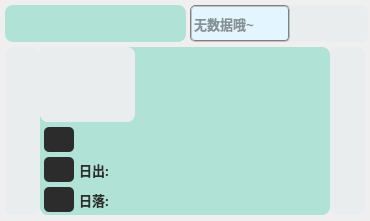
<?xml version="1.0" encoding="UTF-8"?>
<ui version="4.0">
 <class>MidWeather</class>
 <widget class="QWidget" name="MidWeather">
  <property name="geometry">
   <rect>
    <x>0</x>
    <y>0</y>
    <width>370</width>
    <height>221</height>
   </rect>
  </property>
  <property name="windowTitle">
   <string>Form</string>
  </property>
  <widget class="QPushButton" name="memoBtnRightSelect">
   <property name="geometry">
    <rect>
     <x>330</x>
     <y>47</y>
     <width>35</width>
     <height>168</height>
    </rect>
   </property>
   <property name="font">
    <font>
     <family>Microsoft JhengHei UI</family>
     <pointsize>36</pointsize>
     <weight>75</weight>
     <bold>true</bold>
    </font>
   </property>
   <property name="cursor">
    <cursorShape>PointingHandCursor</cursorShape>
   </property>
   <property name="styleSheet">
    <string notr="true">QPushButton{
	background-color: rgb(234, 237, 238);
	border:0px;
	border-top-left-radius:8px;
	border-top-right-radius:8px;
	border-bottom-left-radius:8px;
	border-bottom-right-radius:8px;
}

QPushButton:pressed{
	background-color:rgb(176,227,214);
}	</string>
   </property>
   <property name="text">
    <string/>
   </property>
   <property name="icon">
    <iconset resource="res.qrc">
     <normaloff>:/images/res/右箭头.png</normaloff>:/images/res/右箭头.png</iconset>
   </property>
   <property name="iconSize">
    <size>
     <width>42</width>
     <height>168</height>
    </size>
   </property>
  </widget>
  <widget class="QPushButton" name="memoBtnLeftSelect">
   <property name="geometry">
    <rect>
     <x>5</x>
     <y>47</y>
     <width>35</width>
     <height>168</height>
    </rect>
   </property>
   <property name="font">
    <font>
     <family>Microsoft JhengHei UI</family>
     <pointsize>36</pointsize>
     <weight>75</weight>
     <bold>true</bold>
    </font>
   </property>
   <property name="cursor">
    <cursorShape>PointingHandCursor</cursorShape>
   </property>
   <property name="styleSheet">
    <string notr="true">QPushButton{
	background-color: rgb(234, 237, 238);
	border:0px;
	border-top-left-radius:8px;
	border-top-right-radius:8px;
	border-bottom-left-radius:8px;
	border-bottom-right-radius:8px;
}

QPushButton:pressed{
	background-color:rgb(176,227,214);
}	</string>
   </property>
   <property name="text">
    <string/>
   </property>
   <property name="icon">
    <iconset resource="res.qrc">
     <normaloff>:/images/res/左箭头.png</normaloff>:/images/res/左箭头.png</iconset>
   </property>
   <property name="iconSize">
    <size>
     <width>42</width>
     <height>168</height>
    </size>
   </property>
  </widget>
  <widget class="QWidget" name="middleWidget" native="true">
   <property name="geometry">
    <rect>
     <x>40</x>
     <y>47</y>
     <width>290</width>
     <height>168</height>
    </rect>
   </property>
   <property name="styleSheet">
    <string notr="true">QWidget{
	background-color:rgb(176, 227, 214);
	border-radius:8px;
}</string>
   </property>
   <widget class="QLabel" name="memoWeatherTemp">
    <property name="geometry">
     <rect>
      <x>95</x>
      <y>5</y>
      <width>80</width>
      <height>70</height>
     </rect>
    </property>
    <property name="palette">
     <palette>
      <active>
       <colorrole role="Button">
        <brush brushstyle="SolidPattern">
         <color alpha="255">
          <red>176</red>
          <green>227</green>
          <blue>214</blue>
         </color>
        </brush>
       </colorrole>
       <colorrole role="Base">
        <brush brushstyle="SolidPattern">
         <color alpha="255">
          <red>176</red>
          <green>227</green>
          <blue>214</blue>
         </color>
        </brush>
       </colorrole>
       <colorrole role="Window">
        <brush brushstyle="SolidPattern">
         <color alpha="255">
          <red>176</red>
          <green>227</green>
          <blue>214</blue>
         </color>
        </brush>
       </colorrole>
      </active>
      <inactive>
       <colorrole role="Button">
        <brush brushstyle="SolidPattern">
         <color alpha="255">
          <red>176</red>
          <green>227</green>
          <blue>214</blue>
         </color>
        </brush>
       </colorrole>
       <colorrole role="Base">
        <brush brushstyle="SolidPattern">
         <color alpha="255">
          <red>176</red>
          <green>227</green>
          <blue>214</blue>
         </color>
        </brush>
       </colorrole>
       <colorrole role="Window">
        <brush brushstyle="SolidPattern">
         <color alpha="255">
          <red>176</red>
          <green>227</green>
          <blue>214</blue>
         </color>
        </brush>
       </colorrole>
      </inactive>
      <disabled>
       <colorrole role="Button">
        <brush brushstyle="SolidPattern">
         <color alpha="255">
          <red>176</red>
          <green>227</green>
          <blue>214</blue>
         </color>
        </brush>
       </colorrole>
       <colorrole role="Base">
        <brush brushstyle="SolidPattern">
         <color alpha="255">
          <red>176</red>
          <green>227</green>
          <blue>214</blue>
         </color>
        </brush>
       </colorrole>
       <colorrole role="Window">
        <brush brushstyle="SolidPattern">
         <color alpha="255">
          <red>176</red>
          <green>227</green>
          <blue>214</blue>
         </color>
        </brush>
       </colorrole>
      </disabled>
     </palette>
    </property>
    <property name="font">
     <font>
      <family>微软雅黑</family>
      <pointsize>22</pointsize>
      <weight>75</weight>
      <bold>true</bold>
     </font>
    </property>
    <property name="layoutDirection">
     <enum>Qt::LeftToRight</enum>
    </property>
    <property name="styleSheet">
     <string notr="true">Qlabel{
	color: rgb(44, 44, 44);
	border-radius:0px;
}</string>
    </property>
    <property name="text">
     <string/>
    </property>
    <property name="alignment">
     <set>Qt::AlignCenter</set>
    </property>
   </widget>
   <widget class="QWidget" name="Widget" native="true">
    <property name="geometry">
     <rect>
      <x>0</x>
      <y>0</y>
      <width>95</width>
      <height>75</height>
     </rect>
    </property>
    <property name="font">
     <font>
      <pointsize>8</pointsize>
     </font>
    </property>
    <property name="styleSheet">
     <string notr="true">QWidget{
	background-color:rgb(234,237,238);
	border-top-left-radius:0px;
	border-top-right-radius:8px;
	border-bottom-left-radius:8px;
	border-bottom-right-radius:8px;
}</string>
    </property>
    <widget class="QLabel" name="memoWeatherImage">
     <property name="geometry">
      <rect>
       <x>5</x>
       <y>5</y>
       <width>85</width>
       <height>65</height>
      </rect>
     </property>
     <property name="styleSheet">
      <string notr="true"/>
     </property>
     <property name="text">
      <string/>
     </property>
     <property name="pixmap">
      <pixmap resource="res.qrc">:/images/res/weather/day/中雪.gif</pixmap>
     </property>
     <property name="scaledContents">
      <bool>true</bool>
     </property>
    </widget>
   </widget>
   <widget class="QLabel" name="memoTempRangeImage">
    <property name="geometry">
     <rect>
      <x>173</x>
      <y>80</y>
      <width>25</width>
      <height>25</height>
     </rect>
    </property>
    <property name="text">
     <string/>
    </property>
    <property name="pixmap">
     <pixmap resource="res.qrc">:/images/res/温度.png</pixmap>
    </property>
    <property name="scaledContents">
     <bool>true</bool>
    </property>
   </widget>
   <widget class="QLabel" name="memoSunRiseTime">
    <property name="geometry">
     <rect>
      <x>39</x>
      <y>110</y>
      <width>90</width>
      <height>25</height>
     </rect>
    </property>
    <property name="font">
     <font>
      <family>微软雅黑</family>
      <pointsize>10</pointsize>
      <weight>75</weight>
      <italic>false</italic>
      <bold>true</bold>
     </font>
    </property>
    <property name="styleSheet">
     <string notr="true">color: rgb(44, 44, 44);</string>
    </property>
    <property name="text">
     <string>日出: </string>
    </property>
   </widget>
   <widget class="QLabel" name="memoSunSetImage">
    <property name="geometry">
     <rect>
      <x>4</x>
      <y>140</y>
      <width>30</width>
      <height>25</height>
     </rect>
    </property>
    <property name="styleSheet">
     <string notr="true">background-color: rgb(44,44,44);
border-radius:5px;</string>
    </property>
    <property name="text">
     <string/>
    </property>
    <property name="pixmap">
     <pixmap resource="res.qrc">:/images/res/日落.png</pixmap>
    </property>
    <property name="scaledContents">
     <bool>true</bool>
    </property>
    <property name="wordWrap">
     <bool>false</bool>
    </property>
   </widget>
   <widget class="QLabel" name="memoWeatherType">
    <property name="geometry">
     <rect>
      <x>39</x>
      <y>80</y>
      <width>133</width>
      <height>25</height>
     </rect>
    </property>
    <property name="font">
     <font>
      <family>微软雅黑</family>
      <pointsize>10</pointsize>
      <weight>75</weight>
      <italic>false</italic>
      <bold>true</bold>
     </font>
    </property>
    <property name="contextMenuPolicy">
     <enum>Qt::DefaultContextMenu</enum>
    </property>
    <property name="styleSheet">
     <string notr="true">color: rgb(44, 44, 44);</string>
    </property>
    <property name="text">
     <string/>
    </property>
    <property name="textFormat">
     <enum>Qt::AutoText</enum>
    </property>
    <property name="alignment">
     <set>Qt::AlignLeading|Qt::AlignLeft|Qt::AlignVCenter</set>
    </property>
   </widget>
   <widget class="QLabel" name="memoTempRange">
    <property name="geometry">
     <rect>
      <x>198</x>
      <y>80</y>
      <width>90</width>
      <height>25</height>
     </rect>
    </property>
    <property name="font">
     <font>
      <family>微软雅黑</family>
      <pointsize>10</pointsize>
      <weight>75</weight>
      <italic>false</italic>
      <bold>true</bold>
     </font>
    </property>
    <property name="styleSheet">
     <string notr="true">border-radius:0px;
</string>
    </property>
    <property name="text">
     <string/>
    </property>
    <property name="textFormat">
     <enum>Qt::AutoText</enum>
    </property>
    <property name="alignment">
     <set>Qt::AlignCenter</set>
    </property>
   </widget>
   <widget class="QLabel" name="memoSunRiseImage">
    <property name="geometry">
     <rect>
      <x>4</x>
      <y>110</y>
      <width>30</width>
      <height>25</height>
     </rect>
    </property>
    <property name="styleSheet">
     <string notr="true">background-color: rgb(44,44,44);
border-radius:5px;</string>
    </property>
    <property name="text">
     <string/>
    </property>
    <property name="pixmap">
     <pixmap resource="res.qrc">:/images/res/日出.png</pixmap>
    </property>
    <property name="scaledContents">
     <bool>true</bool>
    </property>
    <property name="wordWrap">
     <bool>false</bool>
    </property>
   </widget>
   <widget class="QLabel" name="memoSunSetTime">
    <property name="geometry">
     <rect>
      <x>39</x>
      <y>140</y>
      <width>90</width>
      <height>25</height>
     </rect>
    </property>
    <property name="font">
     <font>
      <family>微软雅黑</family>
      <pointsize>10</pointsize>
      <weight>75</weight>
      <italic>false</italic>
      <bold>true</bold>
     </font>
    </property>
    <property name="styleSheet">
     <string notr="true">color: rgb(44, 44, 44);</string>
    </property>
    <property name="text">
     <string>日落: </string>
    </property>
   </widget>
   <widget class="QLabel" name="memoWeatherTypeImage">
    <property name="geometry">
     <rect>
      <x>4</x>
      <y>80</y>
      <width>30</width>
      <height>25</height>
     </rect>
    </property>
    <property name="font">
     <font>
      <family>微软雅黑</family>
      <pointsize>10</pointsize>
      <weight>75</weight>
      <italic>false</italic>
      <bold>true</bold>
     </font>
    </property>
    <property name="styleSheet">
     <string notr="true">background-color: rgb(44,44,44);
border-radius:5px;</string>
    </property>
    <property name="text">
     <string/>
    </property>
    <property name="textFormat">
     <enum>Qt::AutoText</enum>
    </property>
    <property name="pixmap">
     <pixmap resource="res.qrc">:/images/res/天气类型.png</pixmap>
    </property>
    <property name="scaledContents">
     <bool>true</bool>
    </property>
    <property name="alignment">
     <set>Qt::AlignCenter</set>
    </property>
   </widget>
   <widget class="QLabel" name="memoNotice_2">
    <property name="geometry">
     <rect>
      <x>130</x>
      <y>137</y>
      <width>156</width>
      <height>27</height>
     </rect>
    </property>
    <property name="font">
     <font>
      <family>微软雅黑</family>
      <pointsize>10</pointsize>
      <weight>75</weight>
      <italic>false</italic>
      <bold>true</bold>
     </font>
    </property>
    <property name="styleSheet">
     <string notr="true">QLabel{
	color: rgb(81, 90, 181);

}</string>
    </property>
    <property name="text">
     <string/>
    </property>
    <property name="alignment">
     <set>Qt::AlignCenter</set>
    </property>
   </widget>
   <widget class="QLabel" name="memoNotice">
    <property name="geometry">
     <rect>
      <x>130</x>
      <y>110</y>
      <width>156</width>
      <height>27</height>
     </rect>
    </property>
    <property name="font">
     <font>
      <family>微软雅黑</family>
      <pointsize>10</pointsize>
      <weight>75</weight>
      <italic>false</italic>
      <bold>true</bold>
     </font>
    </property>
    <property name="styleSheet">
     <string notr="true">QLabel{
	color: rgb(81, 90, 181);
}</string>
    </property>
    <property name="text">
     <string/>
    </property>
    <property name="alignment">
     <set>Qt::AlignCenter</set>
    </property>
   </widget>
   <widget class="QLabel" name="memoCurrTimeImage">
    <property name="geometry">
     <rect>
      <x>175</x>
      <y>10</y>
      <width>25</width>
      <height>25</height>
     </rect>
    </property>
    <property name="font">
     <font>
      <family>微软雅黑</family>
      <pointsize>10</pointsize>
      <weight>50</weight>
      <bold>false</bold>
     </font>
    </property>
    <property name="styleSheet">
     <string notr="true"/>
    </property>
    <property name="text">
     <string/>
    </property>
    <property name="pixmap">
     <pixmap resource="res.qrc">:/images/res/时间.png</pixmap>
    </property>
    <property name="scaledContents">
     <bool>true</bool>
    </property>
    <property name="alignment">
     <set>Qt::AlignCenter</set>
    </property>
   </widget>
   <widget class="QLabel" name="memoCurrTime">
    <property name="geometry">
     <rect>
      <x>203</x>
      <y>5</y>
      <width>83</width>
      <height>36</height>
     </rect>
    </property>
    <property name="font">
     <font>
      <family>微软雅黑</family>
      <pointsize>12</pointsize>
      <weight>75</weight>
      <bold>true</bold>
     </font>
    </property>
    <property name="styleSheet">
     <string notr="true">QLabel{
	color: rgb(81, 90, 181);
}</string>
    </property>
    <property name="text">
     <string/>
    </property>
    <property name="alignment">
     <set>Qt::AlignCenter</set>
    </property>
   </widget>
   <widget class="QLabel" name="label">
    <property name="geometry">
     <rect>
      <x>175</x>
      <y>45</y>
      <width>25</width>
      <height>25</height>
     </rect>
    </property>
    <property name="text">
     <string/>
    </property>
    <property name="pixmap">
     <pixmap resource="res.qrc">:/images/res/坐标.png</pixmap>
    </property>
    <property name="scaledContents">
     <bool>true</bool>
    </property>
   </widget>
   <widget class="QPushButton" name="memoBtnWeatherCity">
    <property name="geometry">
     <rect>
      <x>200</x>
      <y>45</y>
      <width>87</width>
      <height>30</height>
     </rect>
    </property>
    <property name="font">
     <font>
      <family>微软雅黑</family>
      <pointsize>10</pointsize>
      <weight>75</weight>
      <bold>true</bold>
     </font>
    </property>
    <property name="cursor">
     <cursorShape>PointingHandCursor</cursorShape>
    </property>
    <property name="toolTip">
     <string>去看看这里</string>
    </property>
    <property name="styleSheet">
     <string notr="true">QPushButton{
 	color: rgb(44, 44, 44);
	background-color: rgb(176,227,214);
	border:0px;
	border-radius:5px;
}

QPushButton:pressed{
    color:rgb(234,237,238);
	background-color: rgb(44,44,44);
}	</string>
    </property>
    <property name="text">
     <string/>
    </property>
   </widget>
  </widget>
  <widget class="QWidget" name="topRightWidget" native="true">
   <property name="geometry">
    <rect>
     <x>190</x>
     <y>5</y>
     <width>178</width>
     <height>37</height>
    </rect>
   </property>
   <property name="styleSheet">
    <string notr="true">QWidget{
	background-color: rgb(234,237,238);
	border-radius:8px;
}
</string>
   </property>
   <widget class="QLineEdit" name="memoLineEditInputCity">
    <property name="geometry">
     <rect>
      <x>0</x>
      <y>0</y>
      <width>100</width>
      <height>37</height>
     </rect>
    </property>
    <property name="font">
     <font>
      <family>Microsoft JhengHei UI</family>
      <pointsize>10</pointsize>
      <weight>75</weight>
      <bold>true</bold>
     </font>
    </property>
    <property name="statusTip">
     <string/>
    </property>
    <property name="styleSheet">
     <string notr="true">QLineEdit{
	color: rgb(44, 44, 44);
	background-color: rgb(227,245,255);
	border-radius:5px;
	border:2px groove gray;
}
</string>
    </property>
    <property name="inputMask">
     <string/>
    </property>
    <property name="text">
     <string/>
    </property>
    <property name="placeholderText">
     <string>无数据哦~</string>
    </property>
   </widget>
   <widget class="QPushButton" name="memoBtnSearch">
    <property name="geometry">
     <rect>
      <x>101</x>
      <y>0</y>
      <width>37</width>
      <height>37</height>
     </rect>
    </property>
    <property name="cursor">
     <cursorShape>PointingHandCursor</cursorShape>
    </property>
    <property name="styleSheet">
     <string notr="true">QPushButton{
	background-color: rgb(234,237,238);
	border:0px;
	border-radius:5px;

}

QPushButton:pressed{
	background-color: rgb(176,227,214);
}	</string>
    </property>
    <property name="text">
     <string/>
    </property>
    <property name="icon">
     <iconset resource="res.qrc">
      <normaloff>:/images/res/搜索.png</normaloff>:/images/res/搜索.png</iconset>
    </property>
    <property name="iconSize">
     <size>
      <width>36</width>
      <height>36</height>
     </size>
    </property>
   </widget>
   <widget class="QPushButton" name="memoBtnClose">
    <property name="geometry">
     <rect>
      <x>140</x>
      <y>0</y>
      <width>37</width>
      <height>37</height>
     </rect>
    </property>
    <property name="font">
     <font>
      <family>微软雅黑</family>
      <pointsize>10</pointsize>
      <weight>75</weight>
      <bold>true</bold>
     </font>
    </property>
    <property name="cursor">
     <cursorShape>PointingHandCursor</cursorShape>
    </property>
    <property name="toolTip">
     <string>返回</string>
    </property>
    <property name="styleSheet">
     <string notr="true">QPushButton{
	background-color: rgb(234,237,238);
	border:0px;
	border-radius:5px;
}

QPushButton:pressed{
 	color:rgb(0,0,0);
	background-color: rgb(176,227,214);
}	</string>
    </property>
    <property name="text">
     <string/>
    </property>
    <property name="icon">
     <iconset resource="res.qrc">
      <normaloff>:/images/res/返回-正常.png</normaloff>:/images/res/返回-正常.png</iconset>
    </property>
    <property name="iconSize">
     <size>
      <width>35</width>
      <height>35</height>
     </size>
    </property>
   </widget>
  </widget>
  <widget class="QWidget" name="widget" native="true">
   <property name="geometry">
    <rect>
     <x>5</x>
     <y>5</y>
     <width>181</width>
     <height>37</height>
    </rect>
   </property>
   <property name="styleSheet">
    <string notr="true">QWidget{
	background-color:rgb(176, 227, 214);
	border-radius:8px;
}</string>
   </property>
   <widget class="QLabel" name="memoCurrDateImage">
    <property name="geometry">
     <rect>
      <x>4</x>
      <y>0</y>
      <width>33</width>
      <height>33</height>
     </rect>
    </property>
    <property name="font">
     <font>
      <family>微软雅黑</family>
      <pointsize>10</pointsize>
      <weight>50</weight>
      <bold>false</bold>
     </font>
    </property>
    <property name="styleSheet">
     <string notr="true"/>
    </property>
    <property name="text">
     <string/>
    </property>
    <property name="pixmap">
     <pixmap resource="res.qrc">:/images/res/日期.png</pixmap>
    </property>
    <property name="scaledContents">
     <bool>true</bool>
    </property>
    <property name="alignment">
     <set>Qt::AlignCenter</set>
    </property>
   </widget>
   <widget class="QLabel" name="memoCurrDateWeek">
    <property name="geometry">
     <rect>
      <x>37</x>
      <y>0</y>
      <width>141</width>
      <height>37</height>
     </rect>
    </property>
    <property name="font">
     <font>
      <family>微软雅黑</family>
      <pointsize>10</pointsize>
      <weight>75</weight>
      <italic>false</italic>
      <bold>true</bold>
     </font>
    </property>
    <property name="styleSheet">
     <string notr="true">color: rgb(44, 44, 44);</string>
    </property>
    <property name="text">
     <string/>
    </property>
    <property name="alignment">
     <set>Qt::AlignCenter</set>
    </property>
   </widget>
  </widget>
 </widget>
 <resources>
  <include location="res.qrc"/>
 </resources>
 <connections/>
</ui>
